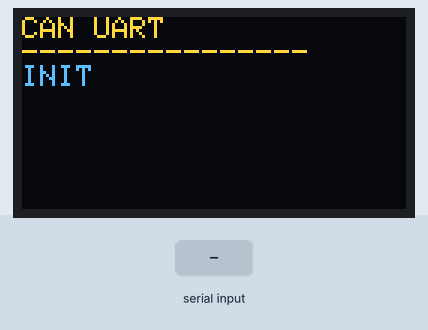
Simulated run of this sketch. Board: ESP32-S3. Parts: 128×64 one-colour display. Inputs (shaded band) come from the test bench. The OLED is the two-colour kind (top 16 rows yellow); what the sketch prints to the serial monitor is not drawn.

Above: at 0.2 s.
1.4 s: "1" received over the second serial link
At 3.5 s:
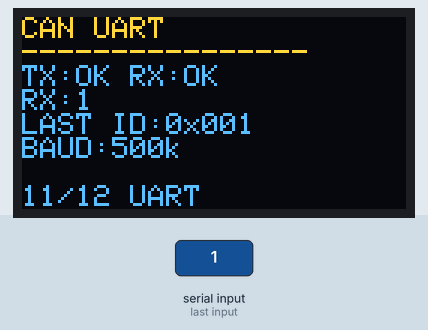
4.4 s: "0" received over the second serial link
At 20.9 s:
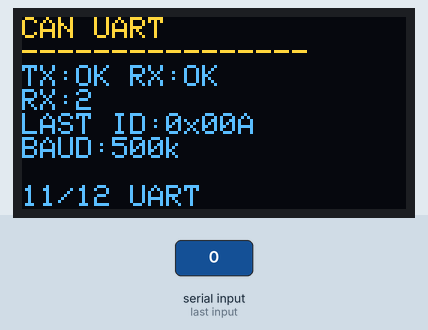
At 22.6 s:
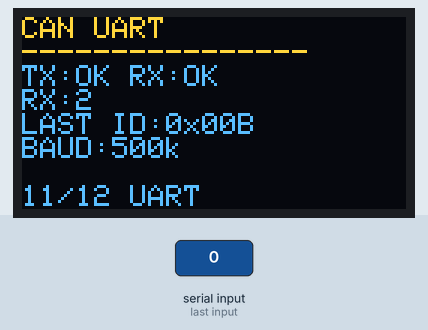
Timing chart, 0 to 23.7 s (numbered marks = the images above; inputs shaded):
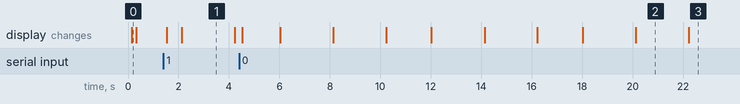

The sketch:

test09_can_uart.ino
```cpp
#include <Arduino.h>
#include <Wire.h>
#include <Adafruit_SSD1306.h>

// TEST 09 - CAN Module UART (UART-to-CAN bridge)

// OLED SSD1306 128x64 I2C 0x3C SDA8 SCL9
#define OLED_SDA 8
#define OLED_SCL 9
#define OLED_ADDR 0x3C
#define OLED_W 128
#define OLED_H 64
Adafruit_SSD1306 display(OLED_W, OLED_H, &Wire, -1);
bool oled_ok = false;
// Phu hop: ESP32-S3
// Pin theo PinConfig.h: PIN_CAN_UART_TX=11, PIN_CAN_UART_RX=12
//
// NOTE PRODUCTION (bao cao, khong sua code):
//  - drivers/CanDriver.cpp DANG LA STUB:
//      begin()       -> chi set initialized_=true (khong mo UART)
//      write()       -> tra initialized_ chi la true
//      read()        -> luon false
//      available()   -> luon 0
//    => Khong co thuc thi UART/CAN that su.
//  - Test nay kiem tra TUYEN UART toi module (Serial2 GPIO11/12) mot cach doc lap
//    truoc khi CanDriver duoc hoan thien.
//
// KHONG upload quen khong tho! Day la testcase build/static.

#define CAN_UART_TX   11
#define CAN_UART_RX   12
#define CAN_UART_BAUD 500000   // UART sang CAN module (KHONG bang CAN bus bitrate)

#define HEADER 0xAA
#define FOOTER 0x55
#define MAX_DLC 8
#define FRAME_MAX_SIZE  (1 + 1 + 4 + MAX_DLC + 2 + 1)

uint16_t crc16(const uint8_t* data, size_t len) {
    uint16_t crc = 0xFFFF;
    for (size_t i = 0; i < len; i++) {
        crc ^= data[i];
        for (uint8_t b = 0; b < 8; b++) {
            if (crc & 0x0001) crc = (crc >> 1) ^ 0xA001;
            else              crc >>= 1;
        }
    }
    return crc;
}

void sendCanFrame(uint32_t id, const uint8_t* data, uint8_t dlc, bool extended) {
    uint8_t frame[FRAME_MAX_SIZE];
    size_t i = 0;
    frame[i++] = HEADER;
    frame[i++] = (extended ? 0x81 : 0x01) | (dlc & 0x0F);
    frame[i++] = id & 0xFF;
    frame[i++] = (id >> 8) & 0xFF;
    frame[i++] = (id >> 16) & 0xFF;
    frame[i++] = (id >> 24) & 0xFF;
    uint8_t d = dlc > MAX_DLC ? MAX_DLC : dlc;
    for (uint8_t k = 0; k < d; k++) frame[i++] = data[k];
    uint16_t crc = crc16(frame, i);
    frame[i++] = crc & 0xFF;
    frame[i++] = (crc >> 8) & 0xFF;
    frame[i++] = FOOTER;

    Serial2.write(frame, i);
    Serial.printf("[CAN-TX] id=0x%03X dlc=%u ext=%u frame=%uB crc=0x%04X\r\n",
                  (unsigned)id, d, extended ? 1 : 0, (unsigned)i, crc);
}

uint8_t seq = 0;
unsigned long last_send = 0;
uint32_t rx_count = 0;

void updateOled() {
    if (!oled_ok) return;
    display.clearDisplay();
    display.setTextSize(1);
    display.setTextColor(SSD1306_WHITE);
    display.setCursor(0, 0);
    display.println("CAN UART");
    display.println("----------------");
    char buf[32];
    snprintf(buf, sizeof(buf), "TX:OK RX:%s", rx_count>0 ? "OK" : "N/A");
    display.println(buf);
    if (rx_count>0) snprintf(buf, sizeof(buf), "RX:%lu", (unsigned long)rx_count);
    else snprintf(buf, sizeof(buf), "RX:N/A");
    display.println(buf);
    snprintf(buf, sizeof(buf), "LAST ID:0x%03X", (unsigned)seq);
    display.println(buf);
    display.println("BAUD:500k");
    display.setCursor(0, 56);
    display.print("11/12 UART");
    display.display();
}

void setup() {
    Serial.begin(115200);
    delay(100);
    while (!Serial && millis() < 3000) {}

    Serial.println();
    Serial.println("=== TEST 09 : CAN MODULE UART (Serial2 11/12) ===");
    Serial.printf("TX=GPIO%u RX=GPIO%u baud=%u\r\n",
                  CAN_UART_TX, CAN_UART_RX, CAN_UART_BAUD);

    // OLED init
    Wire.begin(OLED_SDA, OLED_SCL);
    if (!display.begin(SSD1306_SWITCHCAPVCC, OLED_ADDR)) {
        oled_ok = false;
        Serial.println("[OLED] INIT FAIL");
    } else {
        oled_ok = true;
        display.clearDisplay();
        display.setTextSize(1);
        display.setTextColor(SSD1306_WHITE);
        display.setCursor(0, 0);
        display.println("CAN UART");
        display.println("----------------");
        display.println("INIT");
        display.display();
        Serial.println("[OLED] INIT PASS");
    }

    Serial2.begin(CAN_UART_BAUD, SERIAL_8N1, CAN_UART_RX, CAN_UART_TX);
    Serial.println("[CAN] Serial2 init OK (raw UART to CAN module)");
    Serial.println("[CAN] PRODUCTION NOTE: CanDriver.cpp is a STUB - see file comments");
}

unsigned long last_oled = 0;
void loop() {
    unsigned long now = millis();
    if (now - last_send >= 2000) {
        last_send = now;
        uint8_t payload[8];
        for (uint8_t k = 0; k < 8; k++) payload[k] = seq + k;
        sendCanFrame(0x123, payload, 8, false);  // can id nho
        if ((seq & 0x03) == 0) {
            sendCanFrame(0x1FFFFFFF, payload, 8, true);  // id mo rong
        }
        seq++;
    }

    while (Serial2.available() > 0) {
        uint8_t b = Serial2.read();
        rx_count++;
        if (rx_count % 16 == 0) {
            Serial.printf("[CAN-RX] total=%lu last=0x%02X\r\n", rx_count, b);
        }
    }
    if (now - last_oled >= 300) {
        last_oled = now;
        updateOled();
    }
}
```

Measured:
- after the input at 1.4 s, the display: first changes after 0.13 s (image 1 shows a later state)
- what the display in image 1 shows lasts 2.1 s, from 2.1 s to 4.2 s
